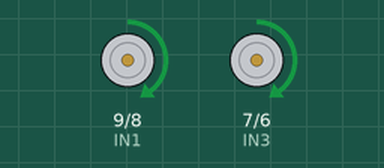
Bench run of a sketch on a simulated Arduino Uno, built with avr-gcc and run on an emulated ATmega328P. Shown: motor-driver pin pairs drawn as motors (green arrow = first pin HIGH = forward, orange = second pin HIGH = backward, longer = more drive, scaled by the enable pin).

Above: at 2.5 s.
At 6.0 s:
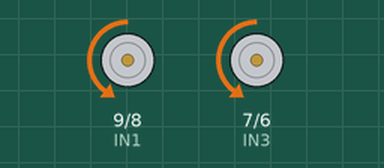
At 8.0 s:
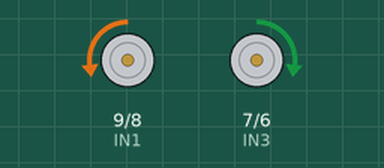
At 13.5 s:
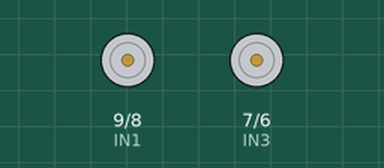
Timing chart, 0 to 20.8 s (numbered marks = the images above):
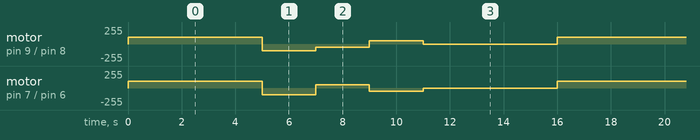

Measured:
- by itself, motor on pin 9 (IN1) / pin 8 (IN2): repeats every 16.0 s: backward 100/255 2.0 s, backward 50/255 2.0 s, forward 50/255 2.0 s, stopped 5.0 s, forward 100/255 5.0 s
- by itself, motor on pin 7 (IN3) / pin 6 (IN4): repeats every 16.0 s: backward 100/255 2.0 s, forward 50/255 2.0 s, backward 50/255 2.0 s, stopped 5.0 s, forward 100/255 5.0 s

The sketch:

Act.17.ino
```cpp
//motor 1
int ENA = 10;  //declaramos como variable entero ENA
int IN1 = 9;   //declaramos como variable entero IN1
int IN2 = 8;   //declaramos como variable entero IN2
//motor 2
int ENB = 5;  //dclaramos como variable entero ENB
int IN3 = 7;  //declramos como variable entero IN3
int IN4 = 6;  //declaramos como variable entero IN4

void setup() {
  pinMode(ENA, OUTPUT);  //configuramos como salida ENA
  pinMode(IN1, OUTPUT);  //configuramos como saalida IN1
  pinMode(IN2, OUTPUT);  //configuramos como salida IN2
  pinMode(ENB, OUTPUT);  //configuramos como salida ENB
  pinMode(IN3, OUTPUT);  //configuramos como salida IN3
  pinMode(IN4, OUTPUT);  //configuramos como slida IN4
}

void loop() {
  Adelante();   //declaramos subrutina Adelante
  delay(5000);  //espera 5 seg
  Atras();      //declaramos subrutina Atras
  delay(2000);  //espera 2 seg
  Izquierda();  //declaramos subrutina Izquierda
  delay(2000);  //espera 2 seg
  Derecha();    //declaramos subrutina Derecha
  delay(2000);  //espera 2 seg
  Parar();      //declaramos subrutina Parar
  delay(5000);  //espera 5 seg
}
void Adelante() {
  //motor A
  digitalWrite(IN1, HIGH);  //enciende IN1
  digitalWrite(IN2, LOW);   //apaga IN2
  analogWrite(ENA, 100);    //velocidad igual a 100
  //motor B
  digitalWrite(IN3, HIGH);  //enciende IN3
  digitalWrite(IN4, LOW);   //apaga IN4
  analogWrite(ENB, 100);    //velocidad igual a 100
}
void Atras() {
  //motor A
  digitalWrite(IN1, LOW);   //apaga IN1
  digitalWrite(IN2, HIGH);  //enciende IN2
  analogWrite(ENA, 100);    //velocidd igual a 100
  //motor B
  digitalWrite(IN3, LOW);   //apaga IN3
  digitalWrite(IN4, HIGH);  //apaga IN4
  analogWrite(ENB, 100);    //velocidad igual a 100
}
void Izquierda() {
  //motor A
  digitalWrite(IN1, LOW);   //apaga IN1
  digitalWrite(IN2, HIGH);  //enciende IN2
  analogWrite(ENA, 50);     //velocidad igual a 100
  //motor B
  digitalWrite(IN3, HIGH);  //enciende IN3
  digitalWrite(IN4, LOW);   //apaga IN4
  analogWrite(ENB, 50);     //velocidad igual a 50
}
void Derecha() {
  //motor A
  digitalWrite(IN1, HIGH);  //enciende IN1
  digitalWrite(IN2, LOW);   //apaga IN2
  analogWrite(ENA, 50);     //velocidad igual a 50
  //motor B
  digitalWrite(IN3, LOW);   //apaga IN3
  digitalWrite(IN4, HIGH);  //enciende IN4
  analogWrite(ENB, 50);     //velocidad igual a 50
}
void Parar() {
  //motor A
  digitalWrite(IN1, LOW);  //apaga IN1
  digitalWrite(IN2, LOW);  //apaga IN2
  analogWrite(ENA, 50);    //velocidad igual a 50
  //motor B
  digitalWrite(IN3, LOW);  //apaga IN3
  digitalWrite(IN4, LOW);  //apaga IN4
  analogWrite(ENB, 50);    //velocidad igual a 50
}
```
